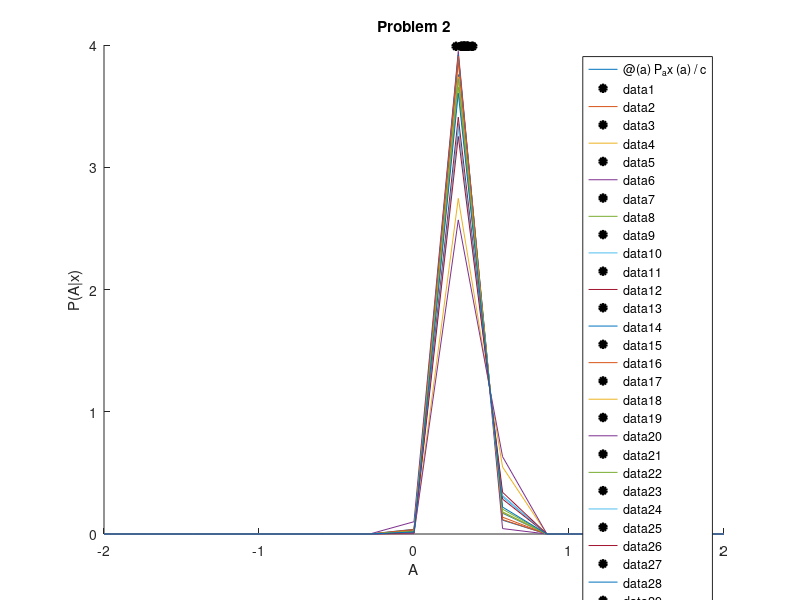
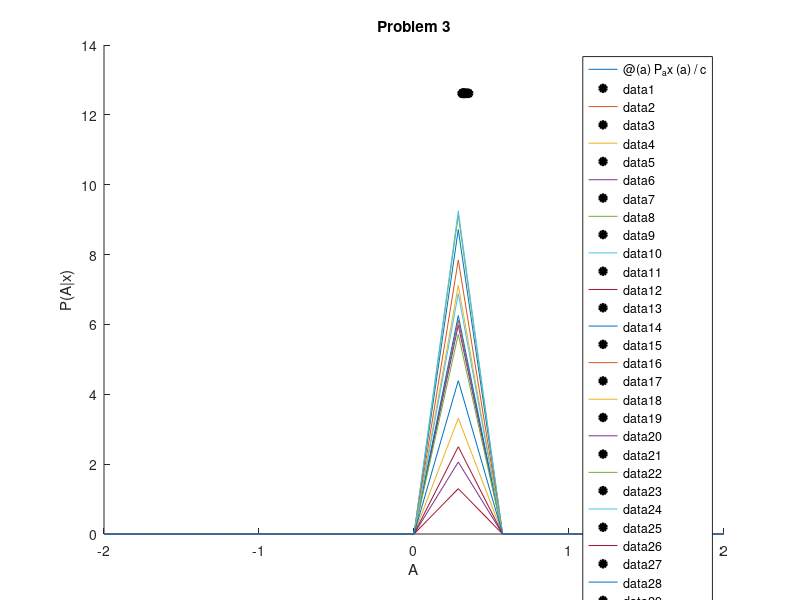
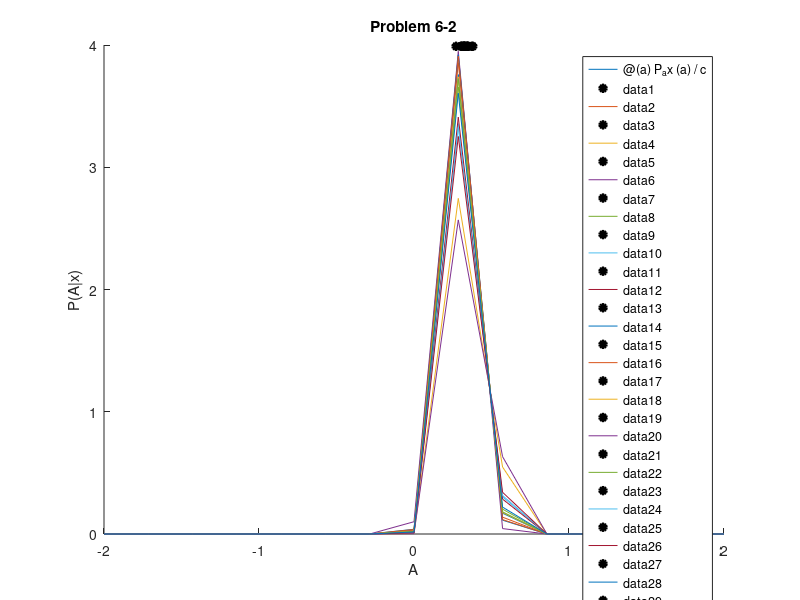
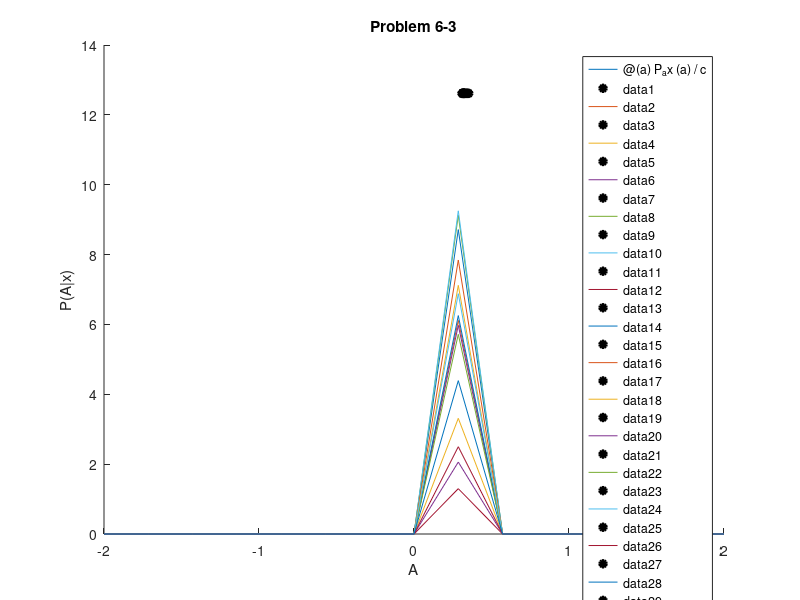

Source code (MATLAB) for these figures, in order: (Note: a time limit stopped this script after it produced the figures.)
clc; clear all; close all;
seed = 101;
rng(seed);

A0 = 2;
A = (2*A0) * rand - A0;
sigma2 = 0.1;
N = 10;
sigma2N = sigma2/N;

x = A + sigma2 * randn(N, 15);
x_ = mean(x, 1);

figure;
xlabel('A');
ylabel('P(A|x)');
title('Problem 2');
hold on;

for i = 1:15
    P_ax = @(a) (a >= -A0 & a <= A0) .* ( 1 / sqrt(2*pi*sigma2N) ) .* exp( (-0.5/sigma2N) * ((a-x_(i)).^2) );
    
    c = integral(P_ax, -A0, A0);
    P_ax_normalized = @(a) P_ax(a) / c;
    P_ax_mean = @(a) P_ax_normalized(a) .* a;
    A_mmse = integral(P_ax_mean, -A0, A0);
    
    fplot(P_ax_normalized, [-A0, A0]);
    plot(A_mmse, P_ax_normalized(A_mmse), 'ko', 'MarkerFaceColor', 'k', 'MarkerSize', 5, 'LineWidth', 2);
end
hold off;

N = 100;
sigma2N = sigma2/N;

x = A + sigma2 * randn(N, 15);
x_ = mean(x, 1);

figure;
xlabel('A');
ylabel('P(A|x)');
title('Problem 3');
hold on;

for i = 1:15
    P_ax = @(a) (a >= -A0 & a <= A0) .* ( 1 / sqrt(2*pi*sigma2N) ) .* exp( (-0.5/sigma2N) * ((a-x_(i)).^2) );
    
    c = integral(P_ax, -A0, A0);
    P_ax_normalized = @(a) P_ax(a) / c;
    P_ax_mean = @(a) P_ax_normalized(a) .* a;
    A_mmse = integral(P_ax_mean, -A0, A0);
    
    fplot(P_ax_normalized, [-A0, A0]);
    plot(A_mmse, P_ax_normalized(A_mmse), 'ko', 'MarkerFaceColor', 'k', 'MarkerSize', 5, 'LineWidth', 2);
end
hold off;

M = 1000;
A0 = 2;
sigma2 = 0.1;
N = 10;
sigma2N = sigma2/N;

A = (2*A0) * rand(1, M) - A0;

A_mmse = zeros(1,M);
for i = 1:M
    x = A(i) + sigma2 * randn(N, 1);
    x_ = mean(x);
    P_ax = @(a) (a >= -A0 & a <= A0) .* ( 1 / sqrt(2*pi*sigma2N) ) .* exp( (-0.5/sigma2N) * ((a-x_).^2) );
    c = integral(P_ax, -A0, A0);
    P_ax_normalized = @(a) P_ax(a) / c;
    P_ax_mean = @(a) P_ax_normalized(a) .* a;
    A_mmse(i) = integral(P_ax_mean, -A0, A0);
end
A_mmse_monte = mean(A_mmse);
BMSE = mean((A-A_mmse_monte).^2);
disp(['Problem(4) A_mmse using Monte Carlo: ', num2str(A_mmse_monte)]);
disp(['Problem(4) BMSE using Monte Carlo: ', num2str(BMSE)]);


N = 100;
sigma2N = sigma2/N;

A_mmse = zeros(1,M);
for i = 1:M
    x = A(i) + sigma2 * randn(N, 1);
    x_ = mean(x);
    P_ax = @(a) (a >= -A0 & a <= A0) .* ( 1 / sqrt(2*pi*sigma2N) ) .* exp( (-0.5/sigma2N) * ((a-x_).^2) );
    c = integral(P_ax, -A0, A0);
    P_ax_normalized = @(a) P_ax(a) / c;
    P_ax_mean = @(a) P_ax_normalized(a) .* a;
    A_mmse(i) = integral(P_ax_mean, -A0, A0);
end
A_mmse_monte = mean(A_mmse);
BMSE = mean((A-A_mmse_monte).^2);
disp(['Problem(5) A_mmse using Monte Carlo: ', num2str(A_mmse_monte)]);
disp(['Problem(5) BMSE using Monte Carlo: ', num2str(BMSE)]);

%%
seed = 101;
rng(seed);

A0 = 2;
A = (2*A0) * rand - A0;
sigma2 = 0.1;
N = 10;
sigma2N = sigma2/N;

x = A + sigma2 * randn(N, 15);
x_ = mean(x, 1);

figure;
xlabel('A');
ylabel('P(A|x)');
title('Problem 6-2');
hold on;

for i = 1:15
    P_ax = @(a) (a >= -A0 & a <= A0) .* ( 1 / sqrt(2*pi*sigma2N) ) .* exp( (-0.5/sigma2N) * ((a-x_(i)).^2) );
    
    c = integral(P_ax, -A0, A0);
    P_ax_normalized = @(a) P_ax(a) / c;
    CDF = @(a) integral(P_ax_normalized, -A0, a);
    median_A = fzero(@(a) CDF(a) - 0.5, 0);
    
    fplot(P_ax_normalized, [-A0, A0]);
    plot(median_A, P_ax_normalized(median_A), 'ko', 'MarkerFaceColor', 'k', 'MarkerSize', 5, 'LineWidth', 2);
end
hold off;

N = 100;
sigma2N = sigma2/N;

x = A + sigma2 * randn(N, 15);
x_ = mean(x, 1);

figure;
xlabel('A');
ylabel('P(A|x)');
title('Problem 6-3');
hold on;

for i = 1:15
    P_ax = @(a) (a >= -A0 & a <= A0) .* ( 1 / sqrt(2*pi*sigma2N) ) .* exp( (-0.5/sigma2N) * ((a-x_(i)).^2) );
    
    c = integral(P_ax, -A0, A0);
    P_ax_normalized = @(a) P_ax(a) / c;
    CDF = @(a) integral(P_ax_normalized, -A0, a);
    median_A = fzero(@(a) CDF(a) - 0.5, 0);
    
    fplot(P_ax_normalized, [-A0, A0]);
    plot(median_A, P_ax_normalized(median_A), 'ko', 'MarkerFaceColor', 'k', 'MarkerSize', 5, 'LineWidth', 2);
end
hold off;

M = 1000;
A0 = 2;
sigma2 = 0.1;
N = 10;
sigma2N = sigma2/N;

A = (2*A0) * rand(1, M) - A0;

median_A = zeros(1,M);
for i = 1:M
    x = A(i) + sigma2 * randn(N, 1);
    x_ = mean(x);
    P_ax = @(a) (a >= -A0 & a <= A0) .* ( 1 / sqrt(2*pi*sigma2N) ) .* exp( (-0.5/sigma2N) * ((a-x_).^2) );
    c = integral(P_ax, -A0, A0);
    P_ax_normalized = @(a) P_ax(a) / c;
    CDF = @(a) integral(P_ax_normalized, -A0, a);
    median_A(i) = fzero(@(a) CDF(a) - 0.5, 0);
end
A_hat = mean(median_A);
disp(['Problem(6-4) A_hat: ', num2str(A_hat)]);


N = 100;
sigma2N = sigma2/N;

median_A = zeros(1,M);
for i = 1:M
    x = A(i) + sigma2 * randn(N, 1);
    x_ = mean(x);
    P_ax = @(a) (a >= -A0 & a <= A0) .* ( 1 / sqrt(2*pi*sigma2N) ) .* exp( (-0.5/sigma2N) * ((a-x_).^2) );
    c = integral(P_ax, -A0, A0);
    P_ax_normalized = @(a) P_ax(a) / c;
    CDF = @(a) integral(P_ax_normalized, -A0, a);
    median_A(i) = fzero(@(a) CDF(a) - 0.5, 0);
end
A_hat = mean(median_A);
disp(['Problem(6-5) A_hat: ', num2str(A_hat)]);

%%
seed = 101;
rng(seed);

A0 = 2;
A = (2*A0) * rand - A0;
sigma2 = 0.1;
N = 10;
sigma2N = sigma2/N;

x = A + sigma2 * randn(N, 15);
x_ = mean(x, 1);

figure;
xlabel('A');
ylabel('P(A|x)');
title('Problem 7-2');
hold on;

for i = 1:15
    P_ax = @(a) (a >= -A0 & a <= A0) .* ( 1 / sqrt(2*pi*sigma2N) ) .* exp( (-0.5/sigma2N) * ((a-x_(i)).^2) );
    
    c = integral(P_ax, -A0, A0);
    P_ax_normalized = @(a) P_ax(a) / c;

    [max_a, max_val] = fminbnd(@(a) -P_ax_normalized(a), -A0, A0);
    
    fplot(P_ax_normalized, [-A0, A0]);
    plot(max_a, P_ax_normalized(max_a), 'ko', 'MarkerFaceColor', 'k', 'MarkerSize', 5, 'LineWidth', 2);
end
hold off;

N = 100;
sigma2N = sigma2/N;

x = A + sigma2 * randn(N, 15);
x_ = mean(x, 1);

figure;
xlabel('A');
ylabel('P(A|x)');
title('Problem 7-3');
hold on;

for i = 1:15
    P_ax = @(a) (a >= -A0 & a <= A0) .* ( 1 / sqrt(2*pi*sigma2N) ) .* exp( (-0.5/sigma2N) * ((a-x_(i)).^2) );
    
    c = integral(P_ax, -A0, A0);
    P_ax_normalized = @(a) P_ax(a) / c;

    [max_a, max_val] = fminbnd(@(a) -P_ax_normalized(a), -A0, A0);
    
    fplot(P_ax_normalized, [-A0, A0]);
    plot(max_a, P_ax_normalized(max_a), 'ko', 'MarkerFaceColor', 'k', 'MarkerSize', 5, 'LineWidth', 2);
end
hold off;

M = 1000;
A0 = 2;
sigma2 = 0.1;
N = 10;
sigma2N = sigma2/N;

A = (2*A0) * rand(1, M) - A0;

MAP_A = zeros(1,M);
for i = 1:M
    x = A(i) + sigma2 * randn(N, 1);
    x_ = mean(x);
    P_ax = @(a) (a >= -A0 & a <= A0) .* ( 1 / sqrt(2*pi*sigma2N) ) .* exp( (-0.5/sigma2N) * ((a-x_).^2) );
    c = integral(P_ax, -A0, A0);
    P_ax_normalized = @(a) P_ax(a) / c;
    [max_a, max_val] = fminbnd(@(a) -P_ax_normalized(a), -A0, A0);
    MAP_A(i) = max_a;
end
A_hat = mean(MAP_A);
disp(['Problem(7-4) A_hat: ', num2str(A_hat)]);


N = 100;
sigma2N = sigma2/N;

MAP_A = zeros(1,M);
for i = 1:M
    x = A(i) + sigma2 * randn(N, 1);
    x_ = mean(x);
    P_ax = @(a) (a >= -A0 & a <= A0) .* ( 1 / sqrt(2*pi*sigma2N) ) .* exp( (-0.5/sigma2N) * ((a-x_).^2) );
    c = integral(P_ax, -A0, A0);
    P_ax_normalized = @(a) P_ax(a) / c;
    [max_a, max_val] = fminbnd(@(a) -P_ax_normalized(a), -A0, A0);
    MAP_A(i) = max_a;
end
A_hat = mean(MAP_A);
disp(['Problem(7-5) A_hat: ', num2str(A_hat)]);
